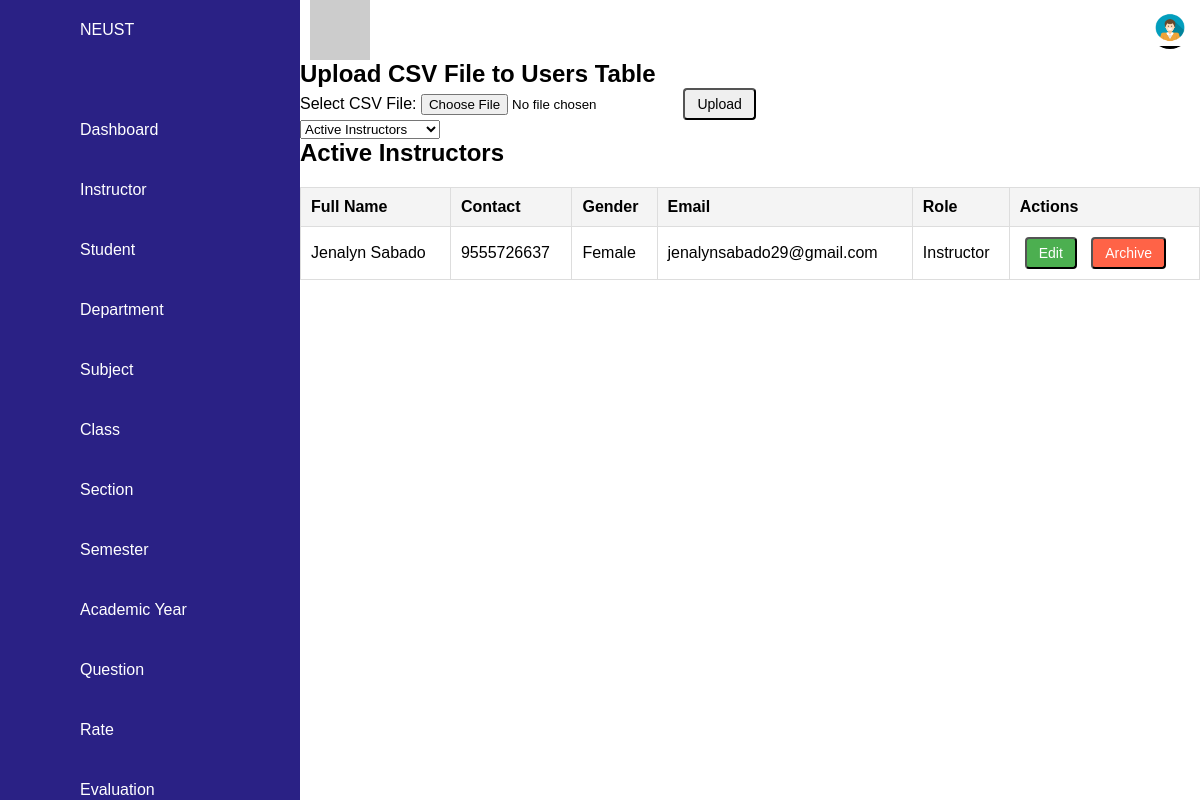
/instructor.php, run on an earlier commit of the app's database.
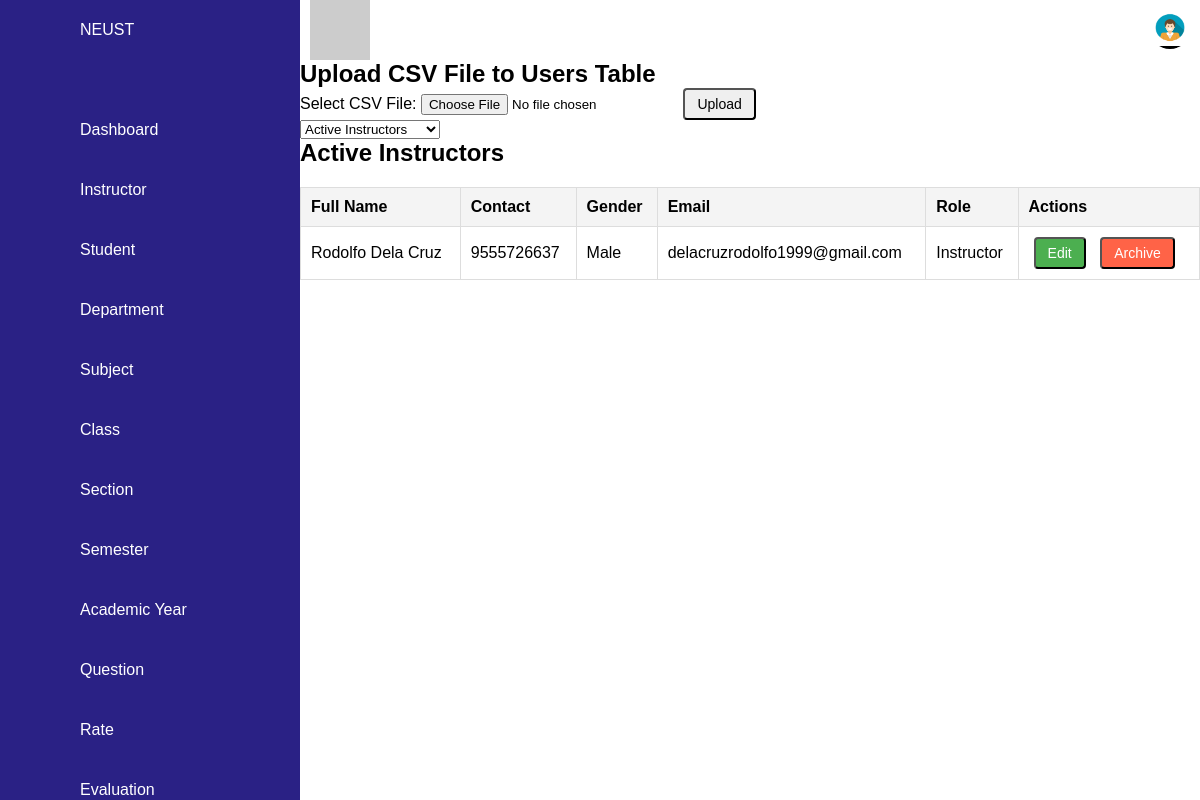
And on a later commit of the database.
### tables this page shows
CREATE TABLE `users` (
  `user_id` int(11) NOT NULL,
  `fname` varchar(100) NOT NULL,
  `mname` varchar(100) DEFAULT NULL,
  `lname` varchar(100) NOT NULL,
  `suffixname` varchar(20) DEFAULT NULL,
  `contact_no` varchar(20) NOT NULL,
  `houseno` int(20) NOT NULL,
  `street` varchar(100) NOT NULL,
  `barangay` varchar(100) NOT NULL,
  `city` varchar(100) NOT NULL,
  `province` varchar(100) NOT NULL,
  `postalcode` varchar(25) NOT NULL,
  `birthdate` date NOT NULL DEFAULT curdate(),
  `gender` enum('Female','Male') NOT NULL,
  `role` enum('Admin','Student','Instructor') NOT NULL,
  `email` varchar(100) NOT NULL,
  `password` varchar(100) DEFAULT NULL,
  `is_archived` tinyint(1) DEFAULT 0
);

### instructor.php (the view, shortened to what the changed rows need)
<?php
$servername = "localhost";
$username = "root";
$password = "";
$dbname = "cap";
$conn = new mysqli($servername, $username, $password, $dbname);
$filter = isset($_GET['status']) ? $_GET['status'] : 'active';
if ($filter == 'archived') {
    $sql = "SELECT * FROM users WHERE is_archived = 1 AND role = 'instructor'";
} else {
    $sql = "SELECT * FROM users WHERE is_archived = 0 AND role = 'instructor'";
}
$result = $conn->query($sql);
?>
<!DOCTYPE html>
<html lang="en">
<head>
    <link rel="stylesheet" href="style.css">
</head>
<body>
<div class="containerr">
    <div class="main">
        <h2>Upload CSV File to Users Table</h2>
        <h2><?php echo ucfirst($filter); ?> Instructors</h2>
        <div class="table-wrapper">
            <table class="table table-bordered">
                <thead>
                    <tr>
                        <th>Full Name</th>
                        <th>Contact</th>
                        <th>Gender</th>
                        <th>Email</th>
                        <th>Role</th>
                        <th>Actions</th>
                    </tr>
                </thead>
                <tbody>
                    <?php if ($result->num_rows > 0): ?>
                        <?php while($row = $result->fetch_assoc()): ?>
                            <tr>
                                <td><?php echo $row['fname'] . ' ' . $row['mname'] . ' ' . $row['lname']. ' ' . $row['suffixname']; ?></td>
                                <td><?php echo $row['contact_no']; ?></td>
                                <td><?php echo $row['gender']; ?></td>
                                <td><?php echo $row['email']; ?></td>
                                <td><?php echo $row['role']; ?></td>
                                <td>
                                    <?php if ($row['is_archived'] == 0): ?>
                                        <button class="btn btn-success edit-btn" onclick="openEditModal(<?php echo $row['user_id']; ?>, '<?php echo $row['fname']; ?>', '<?php echo $row['mname']; ?>', '<?php echo $row['lname']; ?>', '<?php echo $row['suffixname']; ?>',  '<?php echo $row['contact_no']; ?>', '<?php echo $row['houseno']; ?>', '<?php echo $row['street']; ?>', '<?php echo $row['barangay']; ?>', '<?php echo $row['city']; ?>', '<?php echo $row['province']; ?>', '<?php echo $row['postalcode']; ?>', '<?php echo $row['birthdate']; ?>', '<?php echo $row['gender']; ?>', '<?php echo $row['email']; ?>', '<?php echo $row['role']; ?>')">Edit</button>
                                        <a href="instructor.php?archive=true&user_id=<?php echo $row['user_id']; ?>">
                                            <button class="btn btn-danger archive-btn">Archive</button>
                                        </a>
                                    <?php elseif ($row['is_archived'] == 1): ?>
                                        <a href="instructor.php?restore=true&user_id=<?php echo $row['user_id']; ?>">
                                            <button class="btn btn-success edit-btn">Restore</button>
                                        </a>
                                    <?php endif; ?>
                                </td>
                            </tr>
                        <?php endwhile; ?>
                    <?php else: ?>
                        <tr><td colspan="6">No instructors found</td></tr>
                    <?php endif; ?>
                </tbody>
            </table>
        </div>
    </div>
</div>
</body>
</html>

What changed in the data, as far as the page shows it:
removed users: fname "Jenalyn", lname "Sabado", contact_no "9555726637", gender "Female", email "jenalynsabado29@gmail.com", role "Instructor"
added users: fname "Rodolfo", lname "Dela Cruz", contact_no "9555726637", gender "Male", email "delacruzrodolfo1999@gmail.com", role "Instructor"
